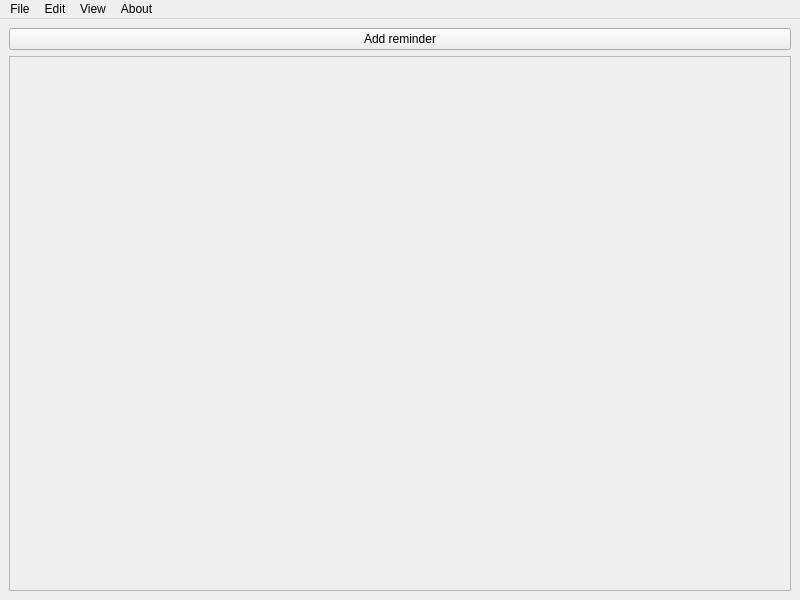
<?xml version="1.0" encoding="UTF-8"?>
<ui version="4.0">
 <class>MainWindow</class>
 <widget class="QMainWindow" name="MainWindow">
  <property name="geometry">
   <rect>
    <x>0</x>
    <y>0</y>
    <width>800</width>
    <height>600</height>
   </rect>
  </property>
  <property name="windowTitle">
   <string>PCS Reminder</string>
  </property>
  <property name="windowIcon">
   <iconset resource="resources/resources.qrc">
    <normaloff>:/icons/icon.svg</normaloff>:/icons/icon.svg</iconset>
  </property>
  <property name="locale">
   <locale language="English" country="UnitedStates"/>
  </property>
  <widget class="QWidget" name="centralwidget">
   <layout class="QVBoxLayout" name="verticalLayout">
    <item>
     <layout class="QHBoxLayout" name="horizontalLayout">
      <item>
       <widget class="QPushButton" name="addReminderButton">
        <property name="text">
         <string>Add reminder</string>
        </property>
        <property name="icon">
         <iconset theme="QIcon::ThemeIcon::ContactNew"/>
        </property>
       </widget>
      </item>
     </layout>
    </item>
    <item>
     <widget class="QScrollArea" name="scrollArea">
      <property name="widgetResizable">
       <bool>true</bool>
      </property>
      <widget class="QWidget" name="scrollAreaWidgetContents">
       <property name="geometry">
        <rect>
         <x>0</x>
         <y>0</y>
         <width>780</width>
         <height>523</height>
        </rect>
       </property>
      </widget>
     </widget>
    </item>
   </layout>
  </widget>
  <widget class="QMenuBar" name="menubar">
   <property name="geometry">
    <rect>
     <x>0</x>
     <y>0</y>
     <width>800</width>
     <height>23</height>
    </rect>
   </property>
   <widget class="QMenu" name="menuFile">
    <property name="title">
     <string>File</string>
    </property>
    <addaction name="actionClose_Window"/>
    <addaction name="actionExit"/>
   </widget>
   <widget class="QMenu" name="menuEdit">
    <property name="title">
     <string>Edit</string>
    </property>
    <addaction name="actionDisable_all"/>
    <addaction name="actionEnable_all"/>
   </widget>
   <widget class="QMenu" name="menuView">
    <property name="title">
     <string>View</string>
    </property>
    <addaction name="actionRefresh"/>
   </widget>
   <widget class="QMenu" name="menuAbout">
    <property name="title">
     <string>About</string>
    </property>
    <addaction name="actionAbout_PCS_Reminder"/>
    <addaction name="actionAbout_Qt"/>
   </widget>
   <addaction name="menuFile"/>
   <addaction name="menuEdit"/>
   <addaction name="menuView"/>
   <addaction name="menuAbout"/>
  </widget>
  <action name="actionAbout_PCS_Reminder">
   <property name="icon">
    <iconset theme="QIcon::ThemeIcon::HelpAbout"/>
   </property>
   <property name="text">
    <string>About PCS Reminder</string>
   </property>
  </action>
  <action name="actionAbout_Qt">
   <property name="icon">
    <iconset theme="QIcon::ThemeIcon::HelpAbout"/>
   </property>
   <property name="text">
    <string>About Qt</string>
   </property>
  </action>
  <action name="actionRefresh">
   <property name="icon">
    <iconset theme="QIcon::ThemeIcon::ViewRefresh"/>
   </property>
   <property name="text">
    <string>Refresh</string>
   </property>
  </action>
  <action name="actionDisable_all">
   <property name="text">
    <string>Disable all</string>
   </property>
  </action>
  <action name="actionEnable_all">
   <property name="text">
    <string>Enable all</string>
   </property>
  </action>
  <action name="actionExit">
   <property name="icon">
    <iconset theme="QIcon::ThemeIcon::ApplicationExit"/>
   </property>
   <property name="text">
    <string>Exit</string>
   </property>
   <property name="shortcut">
    <string>Ctrl+Q</string>
   </property>
  </action>
  <action name="actionClose_Window">
   <property name="icon">
    <iconset theme="QIcon::ThemeIcon::ListRemove"/>
   </property>
   <property name="text">
    <string>Close Window</string>
   </property>
  </action>
 </widget>
 <resources>
  <include location="resources/resources.qrc"/>
 </resources>
 <connections/>
</ui>
